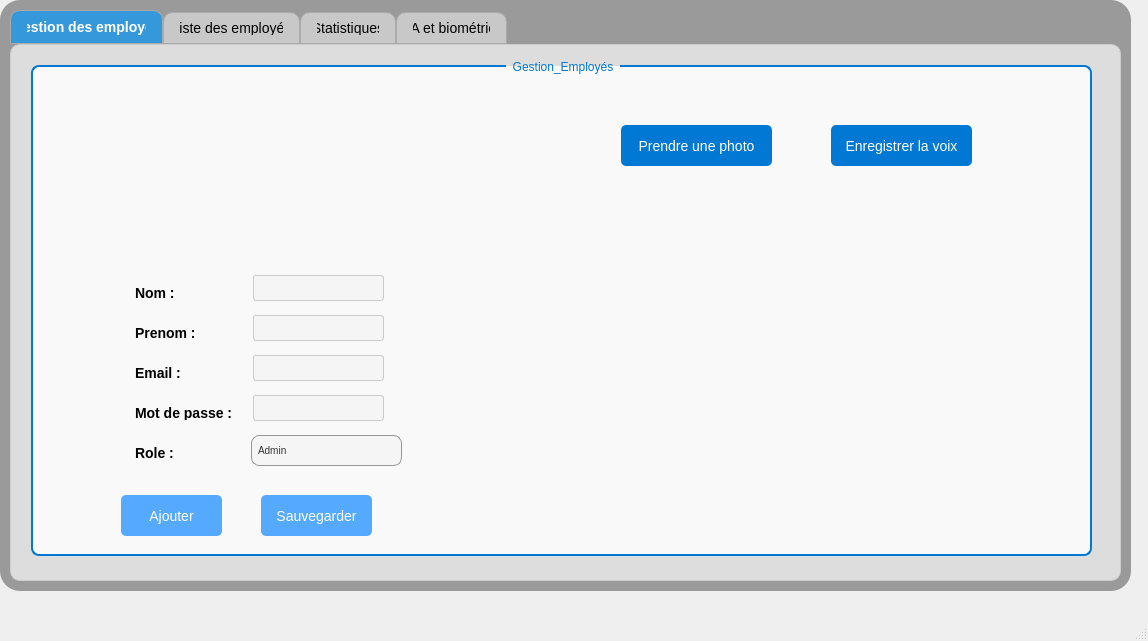
<?xml version="1.0" encoding="UTF-8"?>
<ui version="4.0">
 <class>EmployeInterface</class>
 <widget class="QMainWindow" name="EmployeInterface">
  <property name="geometry">
   <rect>
    <x>0</x>
    <y>0</y>
    <width>1148</width>
    <height>641</height>
   </rect>
  </property>
  <property name="windowTitle">
   <string>MainWindow</string>
  </property>
  <widget class="QWidget" name="centralwidget">
   <widget class="QWidget" name="body" native="true">
    <property name="geometry">
     <rect>
      <x>0</x>
      <y>0</y>
      <width>1131</width>
      <height>591</height>
     </rect>
    </property>
    <property name="styleSheet">
     <string notr="true">#body{
	background-color: rgb(154, 154, 154);
border-radius:20px;
}</string>
    </property>
    <widget class="QTabWidget" name="tabWidget">
     <property name="geometry">
      <rect>
       <x>10</x>
       <y>10</y>
       <width>1111</width>
       <height>571</height>
      </rect>
     </property>
     <property name="styleSheet">
      <string notr="true">QTabWidget::pane {
    border: 1px solid #ccc;
    background-color: rgb(221, 221, 221);
    border-radius: 10px;
    padding: 10px;
}

QTabBar::tab {
    background: rgb(200, 200, 200);
    border: 1px solid #aaa;
    border-top-left-radius: 10px;
    border-top-right-radius: 10px;
    padding: 8px 16px;
    font-size: 14px;
}

QTabBar::tab:selected {
    background: #3498db;
    color: white;
    font-weight: bold;
}

QTabBar::tab:hover {
    background: #2980b9;
    color: white;
}

QTabBar::tab:!selected {
    margin-top: 2px;
}
QPushBUtton{
    background-color:#0d6efd;
}
</string>
     </property>
     <property name="currentIndex">
      <number>0</number>
     </property>
     <widget class="QWidget" name="tab">
      <attribute name="title">
       <string>Gestion des employés</string>
      </attribute>
      <widget class="QGroupBox" name="groupBox">
       <property name="geometry">
        <rect>
         <x>0</x>
         <y>0</y>
         <width>1081</width>
         <height>511</height>
        </rect>
       </property>
       <property name="styleSheet">
        <string notr="true">/* Style pour le QGroupBox */
QGroupBox {
    background-color: #f9f9f9;
    border: 2px solid #0078d4;
    border-radius: 8px;
    padding: 15px;
    margin: 10px;
}

/* Titre du QGroupBox */
QGroupBox::title {
    subcontrol-origin: margin;
    subcontrol-position: top center;
    padding: 5px;
    font-size: 18px;
    font-weight: bold;
    color: #0078d4;
}

/* Labels à l'intérieur du QGroupBox */
QGroupBox QLabel {
    color: black;
    font-size: 14px;
    font-weight: bold;
    margin-bottom: 5px;
}

/* Textes d'entrées à l'intérieur du QGroupBox */
QGroupBox QLineEdit,
QGroupBox QDateEdit, 
QGroupBox QTimeEdit {
    background-color: #f5f5f5;
	color: black;
    border: 1px solid #ccc;
    padding: 5px;
    border-radius: 3px;
    font-size: 14px;
}

/* Focus sur QLineEdit, QDateEdit, QTimeEdit */
QGroupBox QLineEdit:focus, 
QGroupBox QDateEdit:focus, 
QGroupBox QTimeEdit:focus {
    border-color: #0078d4;
    background-color: #e6f0ff;
}

/* Placeholders dans les champs de texte */
QGroupBox QLineEdit::placeholder, 
QGroupBox QDateEdit::placeholder, 
QGroupBox QTimeEdit::placeholder {
    color: black; /* Définit la couleur des placeholders à noir */
    font-style: italic;
}

/* Boutons radio dans le QGroupBox */
QGroupBox QRadioButton {
    color: black;
    font-size: 14px;
}

QGroupBox QRadioButton::indicator {
    width: 15px;
    height: 15px;
    border: 2px solid #0078d4;
    background-color: #e6e6e6;  /* Arrière-plan gris clair */
    border-radius: 50%;
}

QGroupBox QRadioButton::indicator:checked {
    background-color: #0078d4;
    border: 2px solid #0078d4;
}

QGroupBox QRadioButton::indicator:unchecked {
    background-color: #e6e6e6;
    border: 2px solid #ccc;
}

/* Boutons dans le QGroupBox */
QGroupBox QPushButton {
    background-color: #0078d4;
    color: white;
    padding: 10px;
    border-radius: 5px;
    border: none;
    font-size: 14px;
    cursor: pointer;
}

QGroupBox QPushButton:hover {
    background-color: #005a9e;
}

QGroupBox QPushButton:pressed {
    background-color: #003d6a;
}

/* Progress Bar dans le QGroupBox */
QGroupBox QProgressBar {
    border: 1px solid #ccc;
    border-radius: 5px;
    text-align: center;
    background-color: #f5f5f5;
    color: black;
}

QGroupBox QProgressBar::chunk {
    background-color: #0078d4;
    border-radius: 5px;
}
</string>
       </property>
       <property name="title">
        <string>Gestion_Employés</string>
       </property>
       <widget class="QLabel" name="label_2">
        <property name="geometry">
         <rect>
          <x>110</x>
          <y>230</y>
          <width>63</width>
          <height>20</height>
         </rect>
        </property>
        <property name="styleSheet">
         <string notr="true">    background-color: transparent;</string>
        </property>
        <property name="text">
         <string>Nom :</string>
        </property>
       </widget>
       <widget class="QLabel" name="label_8">
        <property name="geometry">
         <rect>
          <x>110</x>
          <y>310</y>
          <width>63</width>
          <height>20</height>
         </rect>
        </property>
        <property name="styleSheet">
         <string notr="true">    background-color: transparent;</string>
        </property>
        <property name="text">
         <string>Email :</string>
        </property>
       </widget>
       <widget class="QLabel" name="label_11">
        <property name="geometry">
         <rect>
          <x>110</x>
          <y>270</y>
          <width>63</width>
          <height>20</height>
         </rect>
        </property>
        <property name="styleSheet">
         <string notr="true">    background-color: transparent;</string>
        </property>
        <property name="text">
         <string>Prenom :</string>
        </property>
       </widget>
       <widget class="QLabel" name="label_16">
        <property name="geometry">
         <rect>
          <x>110</x>
          <y>390</y>
          <width>63</width>
          <height>20</height>
         </rect>
        </property>
        <property name="styleSheet">
         <string notr="true">    background-color: transparent;</string>
        </property>
        <property name="text">
         <string>Role :</string>
        </property>
       </widget>
       <widget class="QLineEdit" name="lineEditNom">
        <property name="geometry">
         <rect>
          <x>232</x>
          <y>220</y>
          <width>131</width>
          <height>26</height>
         </rect>
        </property>
       </widget>
       <widget class="QLineEdit" name="lineEditPrenom">
        <property name="geometry">
         <rect>
          <x>232</x>
          <y>260</y>
          <width>131</width>
          <height>26</height>
         </rect>
        </property>
       </widget>
       <widget class="QLineEdit" name="lineEditEmail">
        <property name="geometry">
         <rect>
          <x>232</x>
          <y>300</y>
          <width>131</width>
          <height>26</height>
         </rect>
        </property>
       </widget>
       <widget class="QComboBox" name="comboBoxRole">
        <property name="geometry">
         <rect>
          <x>230</x>
          <y>380</y>
          <width>151</width>
          <height>31</height>
         </rect>
        </property>
        <property name="styleSheet">
         <string notr="true">QComboBox {
    
	background-color: rgb(245, 245, 245);
    border: 1px solid rgb(150, 150, 150);
    border-radius: 8px;
    padding: 6px;
    font-size: 10px;
    color: #333;
    font-family: 'Segoe UI', sans-serif;
    transition: all 0.3s ease-in-out;
}

QComboBox::down-arrow {
    image: url(:/icons/black_arrow.svg);  /* Assurez-vous que l'icône est noire */
    width: 16px;
    height: 16px;
}

QComboBox:hover {
    border: 1px solid rgb(0, 122, 255);
    background-color: rgb(240, 240, 240);
    box-shadow: 0 2px 6px rgba(0, 122, 255, 0.3);
}

QComboBox:focus {
    border: 2px solid rgb(0, 122, 255);
    background-color: rgb(255, 255, 255);
    box-shadow: 0 0 8px rgba(0, 122, 255, 0.5);
}

QComboBox QAbstractItemView {
    background-color: rgb(245, 245, 245);
    border: 1px solid rgb(200, 200, 200);
    color: #333;
    selection-background-color: rgb(0, 122, 255);
    selection-color: white;
    border-radius: 8px;
    padding: 5px;
    margin-top: 2px;
    max-height: 300px;
}

QComboBox::drop-down {
    border: none;
    background-color: transparent;
}

QComboBox QAbstractItemView::item {
    padding: 8px;
    color: #555;
    font-size: 14px;
    transition: background-color 0.2s ease;
}

QComboBox QAbstractItemView::item:selected {
    background-color: rgb(0, 122, 255);
    color: white;
    font-weight: bold;
}

QComboBox QAbstractItemView::item:hover {
    background-color: rgb(0, 122, 255);  /* Survol des éléments */
    color: white;
}

/* Ajout de la couleur pour l'élément sélectionné */
QComboBox::item:selected {
    background-color: rgb(0, 122, 255);  /* Assurez-vous que la couleur de fond de l'élément sélectionné est bien bleue */
    color: white;  /* Le texte doit être blanc */
}
</string>
        </property>
        <item>
         <property name="text">
          <string>Admin</string>
         </property>
        </item>
        <item>
         <property name="text">
          <string>RH</string>
         </property>
        </item>
        <item>
         <property name="text">
          <string>Consultant</string>
         </property>
        </item>
        <item>
         <property name="text">
          <string>Responsable des ressources </string>
         </property>
        </item>
       </widget>
       <widget class="QLineEdit" name="lineEditMotdepasse">
        <property name="geometry">
         <rect>
          <x>232</x>
          <y>340</y>
          <width>131</width>
          <height>26</height>
         </rect>
        </property>
       </widget>
       <widget class="QLabel" name="label_20">
        <property name="geometry">
         <rect>
          <x>110</x>
          <y>350</y>
          <width>101</width>
          <height>20</height>
         </rect>
        </property>
        <property name="styleSheet">
         <string notr="true">    background-color: transparent;</string>
        </property>
        <property name="text">
         <string>Mot de passe :</string>
        </property>
       </widget>
       <widget class="QPushButton" name="btnPrendrePhoto">
        <property name="geometry">
         <rect>
          <x>600</x>
          <y>70</y>
          <width>151</width>
          <height>41</height>
         </rect>
        </property>
        <property name="text">
         <string>Prendre une photo</string>
        </property>
       </widget>
       <widget class="QWidget" name="videoFrame" native="true">
        <property name="geometry">
         <rect>
          <x>560</x>
          <y>130</y>
          <width>441</width>
          <height>341</height>
         </rect>
        </property>
        <property name="styleSheet">
         <string notr="true">image: url(:/img/images/webcam_5315304.png);</string>
        </property>
       </widget>
       <widget class="QPushButton" name="btnSauvegarder">
        <property name="geometry">
         <rect>
          <x>240</x>
          <y>440</y>
          <width>111</width>
          <height>41</height>
         </rect>
        </property>
        <property name="styleSheet">
         <string notr="true">   background-color:rgb(85, 170, 255);</string>
        </property>
        <property name="text">
         <string>Sauvegarder</string>
        </property>
       </widget>
       <widget class="QPushButton" name="btnAjouter">
        <property name="geometry">
         <rect>
          <x>100</x>
          <y>440</y>
          <width>101</width>
          <height>41</height>
         </rect>
        </property>
        <property name="styleSheet">
         <string notr="true">   background-color:rgb(85, 170, 255);</string>
        </property>
        <property name="text">
         <string>Ajouter</string>
        </property>
       </widget>
       <widget class="QLabel" name="label">
        <property name="geometry">
         <rect>
          <x>50</x>
          <y>40</y>
          <width>341</width>
          <height>161</height>
         </rect>
        </property>
        <property name="styleSheet">
         <string notr="true">image: url(:/img/images/employe.png);
    background-color: transparent;</string>
        </property>
        <property name="text">
         <string/>
        </property>
       </widget>
       <widget class="QPushButton" name="btnEnregistrerVoix">
        <property name="geometry">
         <rect>
          <x>810</x>
          <y>70</y>
          <width>141</width>
          <height>41</height>
         </rect>
        </property>
        <property name="text">
         <string>Enregistrer la voix</string>
        </property>
       </widget>
      </widget>
     </widget>
     <widget class="QWidget" name="tab_7">
      <attribute name="title">
       <string>Liste des employés</string>
      </attribute>
      <widget class="QTableView" name="tableView">
       <property name="geometry">
        <rect>
         <x>20</x>
         <y>20</y>
         <width>1071</width>
         <height>361</height>
        </rect>
       </property>
       <property name="styleSheet">
        <string notr="true">QTableView {
    background-color: #E6F0FA; /* Fond bleu clair */
    border: 2px solid #0078D7; /* Bordure bleue */
    border-radius: 5px; /* Coins arrondis */
    padding: 5px;
    gridline-color: #0078D7; /* Couleur des lignes de la grille */
    selection-background-color: #0078D7; /* Fond bleu sélection */
    selection-color: white; /* Texte blanc en sélection */
    outline: none;
}

QHeaderView::section {
    background-color: #0078D7; /* Fond bleu pour les en-têtes */
    color: white; /* Texte blanc */
    padding: 5px;
    border: 1px solid #0056A6;
    font-weight: bold;
}

QTableView::item {
    background-color: white; /* Fond des éléments */
    color: #0056A6; /* Texte bleu */
    padding: 5px;
    border-radius: 3px;
}

QTableView::item:selected {
    background-color: #0078D7; /* Fond bleu sélection */
    color: white; /* Texte blanc */
    font-weight: bold;
}

QTableView::item:hover {
    background-color: #ADD8E6; /* Bleu clair au survol */
    color: black;
}
</string>
       </property>
      </widget>
      <widget class="QPushButton" name="btnSupprimer">
       <property name="geometry">
        <rect>
         <x>820</x>
         <y>410</y>
         <width>111</width>
         <height>61</height>
        </rect>
       </property>
       <property name="styleSheet">
        <string notr="true">QPushButton {
	image: url(:/img/images/delete.png);
    background-color: #0078d4;
    color: white;
    padding: 10px;
    border-radius: 5px;
    border: none;
    font-size: 14px;
    cursor: pointer;
}

QPushButton:hover {
    background-color: #005a9e;
}

QPushButton:pressed {
    background-color: #003d6a;
}
</string>
       </property>
       <property name="text">
        <string/>
       </property>
      </widget>
      <widget class="QPushButton" name="btnExporter">
       <property name="geometry">
        <rect>
         <x>950</x>
         <y>410</y>
         <width>121</width>
         <height>61</height>
        </rect>
       </property>
       <property name="styleSheet">
        <string notr="true">
QPushButton {
	image: url(:/img/images/exr_8760179.png);
    background-color: #0078d4;
    color: white;
    padding: 10px;
    border-radius: 5px;
    border: none;
    font-size: 14px;
    cursor: pointer;
}

QPushButton:hover {
    background-color: #005a9e;
}

QPushButton:pressed {
    background-color: #003d6a;
}
</string>
       </property>
       <property name="text">
        <string/>
       </property>
      </widget>
      <widget class="QPushButton" name="btnModifier">
       <property name="geometry">
        <rect>
         <x>240</x>
         <y>400</y>
         <width>91</width>
         <height>61</height>
        </rect>
       </property>
       <property name="styleSheet">
        <string notr="true">QPushButton {
	image: url(:/img/images/modify.png);
    background-color: #0078d4;
    color: white;
    padding: 10px;
    border-radius: 5px;
    border: none;
    font-size: 14px;
    cursor: pointer;
}

QPushButton:hover {
    background-color: #005a9e;
}

QPushButton:pressed {
    background-color: #003d6a;
}
</string>
       </property>
       <property name="text">
        <string/>
       </property>
      </widget>
      <widget class="QPushButton" name="btnTriID">
       <property name="geometry">
        <rect>
         <x>70</x>
         <y>400</y>
         <width>151</width>
         <height>61</height>
        </rect>
       </property>
       <property name="styleSheet">
        <string notr="true">QPushButton {
    background-color: #0078d4;
    color: white;
    padding: 10px;
    border-radius: 5px;
    border: none;
    font-size: 14px;
    cursor: pointer;
}

QPushButton:hover {
    background-color: #005a9e;
}

QPushButton:pressed {
    background-color: #003d6a;
}
</string>
       </property>
       <property name="text">
        <string>Trier par ID</string>
       </property>
      </widget>
     </widget>
     <widget class="QWidget" name="tab_2">
      <property name="enabled">
       <bool>true</bool>
      </property>
      <attribute name="title">
       <string>Statistiques</string>
      </attribute>
      <widget class="QWidget" name="verticalLayoutWidget">
       <property name="geometry">
        <rect>
         <x>20</x>
         <y>10</y>
         <width>1061</width>
         <height>491</height>
        </rect>
       </property>
       <layout class="QVBoxLayout" name="chartLayout"/>
      </widget>
     </widget>
     <widget class="QWidget" name="tab_3">
      <attribute name="title">
       <string>IA et biométrie</string>
      </attribute>
      <widget class="QPushButton" name="btnReconnaissance">
       <property name="geometry">
        <rect>
         <x>150</x>
         <y>20</y>
         <width>251</width>
         <height>29</height>
        </rect>
       </property>
       <property name="styleSheet">
        <string notr="true">   background-color:rgb(85, 170, 255);</string>
       </property>
       <property name="text">
        <string>Démarrer Reconnaissance faciale</string>
       </property>
      </widget>
      <widget class="QPushButton" name="btnTestExtractionVoix">
       <property name="geometry">
        <rect>
         <x>660</x>
         <y>30</y>
         <width>251</width>
         <height>29</height>
        </rect>
       </property>
       <property name="text">
        <string>Tester extraction voix</string>
       </property>
      </widget>
      <widget class="QWidget" name="videoReconnaissanceFrame" native="true">
       <property name="geometry">
        <rect>
         <x>120</x>
         <y>120</y>
         <width>321</width>
         <height>171</height>
        </rect>
       </property>
      </widget>
     </widget>
    </widget>
   </widget>
  </widget>
  <widget class="QMenuBar" name="menubar">
   <property name="geometry">
    <rect>
     <x>0</x>
     <y>0</y>
     <width>1148</width>
     <height>22</height>
    </rect>
   </property>
  </widget>
  <widget class="QStatusBar" name="statusbar"/>
 </widget>
 <resources/>
 <connections/>
</ui>
